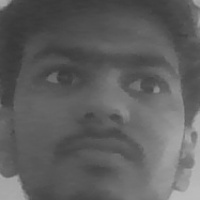
#> input picture images for visualization/1.jpg, 200 x 200 px, given in place of the camera
$ jupyter execute --allow-errors Untitled.ipynb
#> lines starting #> are read from the running program, lines starting #| are printed output that depends on the picture
[cell 1]
import cv2

[cell 2]
def generate_dataset():
    face_classifier = cv2.CascadeClassifier("haarcascade_frontalface_default.xml")
    def face_cropped(img):
        gray = cv2.cvtColor(img, cv2.COLOR_BGR2GRAY)
        faces = face_classifier.detectMultiScale(gray, 1.3, 5)

        if faces is ():
            return None
        for (x,y,w,h) in faces:
            cropped_face = img[y:y+h,x:x+w]
        return cropped_face

    cap = cv2.VideoCapture(0)
    img_id = 0

    while True:
        ret, frame = cap.read()
#> frame is the input picture: shape (200, 200, 3); min 56, max 187, mean 94.9
        if face_cropped(frame) is not None:
#> in face_cropped, `faces = face_classifier.detectMultiScale(gray, 1.3, 5)`: faces = [[18, 14, 171, 171]]
#> the loop in face_cropped, `for (x,y,w,h) in faces:` made 1 pass
#> pass 1, in face_cropped, `cropped_face = img[y:y+h,x:x+w]`:
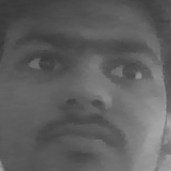
#> cropped_face: shape (171, 171, 3); min 56, max 168, mean 94.6
            img_id+=1
#> img_id = 1
            face = cv2.resize(face_cropped(frame), (200,200))
#> the loop in face_cropped (call 2), `for (x,y,w,h) in faces:` made 1 pass
            face = cv2.cvtColor(face, cv2.COLOR_BGR2GRAY)
#> face: shape (200, 200)
            file_name_path = "data/"+"Prateek."+str(img_id)+".jpg"
#> file_name_path = 'data/Prateek.1.jpg'
            cv2.imwrite(file_name_path, face)
            cv2.putText(face, str(img_id), (50,50), cv2.FONT_HERSHEY_COMPLEX, 1, (0,255,0), 2 )
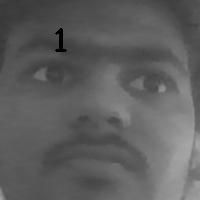
#> face: shape (200, 200); min 0, max 166, mean 94.3

            cv2.imshow("Cropped_Face", face)
            if cv2.waitKey(1)==13 or int(img_id)==200:
#> (key Esc is pressed here)
                break

    cap.release()
    cv2.destroyAllWindows()
    print("Collecting samples is completed !!!")
generate_dataset()

[cell 3]
import numpy as np

[cell 4]
def my_label(image_name):
    name = image_name.split('.')[-3]
    # if you have two person in your dataset
    if name=="Prateek":
         return np.array([1,0])
    elif name=="Yash":
         return np.array([0,1])

[cell 5]
import os
from random import shuffle
from tqdm import tqdm

[cell 6]
def my_data():
    data = []
    for img in tqdm(os.listdir("data")):
        path=os.path.join("data",img)
        img_data = cv2.imread(path, cv2.IMREAD_GRAYSCALE)
        img_data = cv2.resize(img_data, (50,50))
        data.append([np.array(img_data), my_label(img)])
    shuffle(data)
    return data

#> (a cell that did not finish here is left out)

#> (a cell that did not finish here is left out)

[cell 9]
import tensorflow as tf
import tflearn
from tflearn.layers.conv import conv_2d, max_pool_2d
from tflearn.layers.core import input_data, dropout, fully_connected
from tflearn.layers.estimator import regression

[cell 10]
tf.compat.v1.reset_default_graph()
#> (this line was passed over: tensorflow is not available in this run)
#> (the rest of this cell did not finish here and is left out)

[cell 11]
def data_for_visualization():
    Vdata = []
    for img in tqdm(os.listdir("images for visualization")):
        path = os.path.join("images for visualization", img)
        img_num = img.split('.')[0]
        img_data = cv2.imread(path, cv2.IMREAD_GRAYSCALE)
        img_data = cv2.resize(img_data, (50,50))
        Vdata.append([np.array(img_data), img_num])
    shuffle(Vdata)
    return Vdata

[cell 12]
Vdata = data_for_visualization()
#> Vdata = 1 item

$ run again, on images for visualization/10.jpg
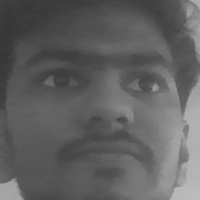
#> input picture images for visualization/10.jpg, 200 x 200 px, given in place of the camera
#> in generate_dataset, frame is the input picture: shape (200, 200, 3); min 54, max 189, mean 96.2
#> faces = [[19, 16, 174, 174]]
#> the loop in face_cropped, `for (x,y,w,h) in faces:` made 1 pass
#> pass 1, in face_cropped, `cropped_face = img[y:y+h,x:x+w]`:
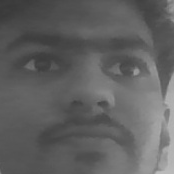
#> cropped_face: shape (174, 174, 3); min 57, max 186, mean 96.4
#> img_id = 1
#> the loop in face_cropped (call 2), `for (x,y,w,h) in faces:` made 1 pass
#> file_name_path = 'data/Prateek.1.jpg'
#> in generate_dataset, `cv2.putText(face, str(img_id), (50,50), cv2.FONT_HERSHEY_COMPLEX, 1, (..`:
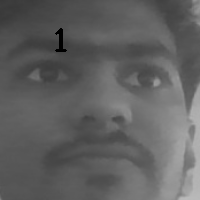
#> face: shape (200, 200); min 0, max 186, mean 96.1
#> Vdata = 1 item
